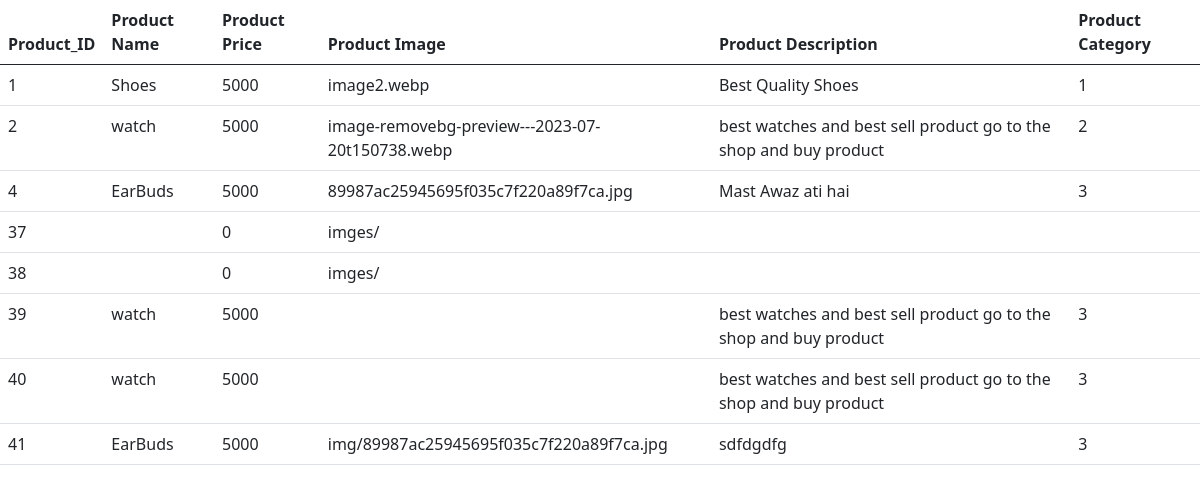
Before: /admin/product.php with the older database file.
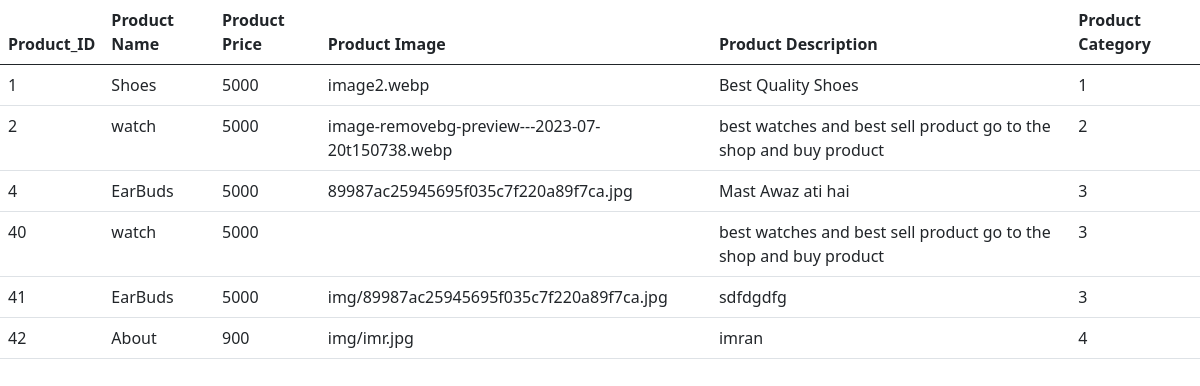
After: the same page with the newer database file.
### tables this page shows
CREATE TABLE `products` (
  `prod_id` int(11) NOT NULL,
  `prodname` varchar(100) NOT NULL,
  `prodprice` int(11) NOT NULL,
  `prodimage` varchar(255) NOT NULL,
  `Prod_Desc` varchar(255) NOT NULL,
  `Prod_Category` int(11) DEFAULT NULL
);

### admin/product.php (the view, shortened to what this page needs)
<?php
    include("config.php");
    $query = "SELECT * FROM products;";
    $result = mysqli_query($conn, $query);
    ?>
    <!DOCTYPE html>
    <html lang="en">
    <head>
        <link href="https://cdn.jsdelivr.net/npm/bootstrap@5.0.2/dist/css/bootstrap.min.css" rel="stylesheet">
    </head>
    <body>
        <table class="table table-border">
            <thead>
                <tr>
                    <th>Product_ID</th>
                    <th>Product Name</th>
                    <th>Product Price</th>
                    <th>Product Image</th>
                    <th>Product Description</th>
                    <th>Product Category</th>
                </tr>
            </thead>
            <tbody>
                <?php
                while($data = mysqli_fetch_assoc($result)){
                    ?>
                    <tr>
                        <td><?php echo $data["prod_id"]?></td>
                        <td><?php echo $data["prodname"]?></td>
                        <td><?php echo $data["prodprice"]?></td>
                        <td><?php echo $data["prodimage"]?></td>
                        <td><?php echo $data ["Prod_Desc"]?></td>
                        <td><?php echo $data["Prod_Category"]?></td>
                        <?php
                }
                ?>
                </tr>
            </tbody>
        </table>
    </body>
    </html>

Changed rows visible on the page:
removed products: prod_id "37", prodprice "0", prodimage "imges/"
removed products: prod_id "38", prodprice "0", prodimage "imges/"
removed products: prod_id "39", prodname "watch", prodprice "5000", Prod_Desc "best watches and best sell product go to the shop and buy product", Prod_Category "3"
added products: prod_id "42", prodname "About", prodprice "900", prodimage "img/imr.jpg", Prod_Desc "imran", Prod_Category "4"
